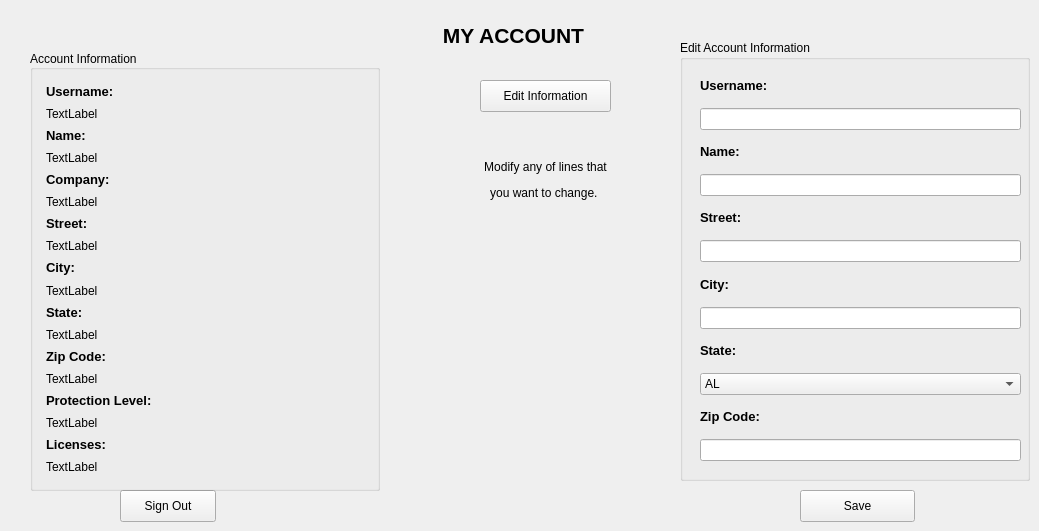
    <widget class="QWidget" name="AccountInfoTab">
     <attribute name="title">
      <string>Account Info</string>
     </attribute>
     <widget class="QPushButton" name="signOutButton">
      <property name="geometry">
       <rect>
        <x>120</x>
        <y>490</y>
        <width>96</width>
        <height>32</height>
       </rect>
      </property>
      <property name="text">
       <string>Sign Out</string>
      </property>
     </widget>
     <widget class="QGroupBox" name="customerInfoBox_2">
      <property name="enabled">
       <bool>true</bool>
      </property>
      <property name="geometry">
       <rect>
        <x>30</x>
        <y>50</y>
        <width>350</width>
        <height>441</height>
       </rect>
      </property>
      <property name="maximumSize">
       <size>
        <width>350</width>
        <height>16777215</height>
       </size>
      </property>
      <property name="title">
       <string>Account Information</string>
      </property>
      <property name="alignment">
       <set>Qt::AlignLeading|Qt::AlignLeft|Qt::AlignVCenter</set>
      </property>
      <property name="flat">
       <bool>false</bool>
      </property>
      <widget class="QWidget" name="layoutWidget">
       <property name="geometry">
        <rect>
         <x>16</x>
         <y>34</y>
         <width>311</width>
         <height>391</height>
        </rect>
       </property>
       <layout class="QGridLayout" name="gridLayout_2">
        <item row="0" column="0">
         <widget class="QLabel" name="label_13">
          <property name="text">
           <string>&lt;html&gt;&lt;head/&gt;&lt;body&gt;&lt;p&gt;&lt;span style=&quot; font-size:10pt; font-weight:600;&quot;&gt;Username:&lt;/span&gt;&lt;/p&gt;&lt;/body&gt;&lt;/html&gt;</string>
          </property>
         </widget>
        </item>
        <item row="1" column="0">
         <widget class="QLabel" name="usernameLabel">
          <property name="text">
           <string>TextLabel</string>
          </property>
         </widget>
        </item>
        <item row="3" column="0">
         <widget class="QLabel" name="nameLabel">
          <property name="text">
           <string>TextLabel</string>
          </property>
         </widget>
        </item>
        <item row="4" column="0">
         <widget class="QLabel" name="label_16">
          <property name="text">
           <string>&lt;html&gt;&lt;head/&gt;&lt;body&gt;&lt;p&gt;&lt;span style=&quot; font-size:10pt; font-weight:600;&quot;&gt;Company:&lt;/span&gt;&lt;/p&gt;&lt;/body&gt;&lt;/html&gt;</string>
          </property>
         </widget>
        </item>
        <item row="5" column="0">
         <widget class="QLabel" name="companyLabel">
          <property name="text">
           <string>TextLabel</string>
          </property>
         </widget>
        </item>
        <item row="2" column="0">
         <widget class="QLabel" name="label_15">
          <property name="maximumSize">
           <size>
            <width>16777215</width>
            <height>200</height>
           </size>
          </property>
          <property name="text">
           <string>&lt;html&gt;&lt;head/&gt;&lt;body&gt;&lt;p&gt;&lt;span style=&quot; font-size:10pt; font-weight:600;&quot;&gt;Name:&lt;/span&gt;&lt;/p&gt;&lt;/body&gt;&lt;/html&gt;</string>
          </property>
         </widget>
        </item>
        <item row="7" column="0">
         <widget class="QLabel" name="streetLabel">
          <property name="text">
           <string>TextLabel</string>
          </property>
         </widget>
        </item>
        <item row="9" column="0">
         <widget class="QLabel" name="cityLabel">
          <property name="text">
           <string>TextLabel</string>
          </property>
         </widget>
        </item>
        <item row="8" column="0">
         <widget class="QLabel" name="label_18">
          <property name="text">
           <string>&lt;html&gt;&lt;head/&gt;&lt;body&gt;&lt;p&gt;&lt;span style=&quot; font-size:10pt; font-weight:600;&quot;&gt;City:&lt;/span&gt;&lt;/p&gt;&lt;/body&gt;&lt;/html&gt;</string>
          </property>
         </widget>
        </item>
        <item row="6" column="0">
         <widget class="QLabel" name="label_17">
          <property name="text">
           <string>&lt;html&gt;&lt;head/&gt;&lt;body&gt;&lt;p&gt;&lt;span style=&quot; font-size:10pt; font-weight:600;&quot;&gt;Street:&lt;/span&gt;&lt;/p&gt;&lt;/body&gt;&lt;/html&gt;</string>
          </property>
         </widget>
        </item>
        <item row="11" column="0">
         <widget class="QLabel" name="stateLabel">
          <property name="text">
           <string>TextLabel</string>
          </property>
         </widget>
        </item>
        <item row="10" column="0">
         <widget class="QLabel" name="label_19">
          <property name="text">
           <string>&lt;html&gt;&lt;head/&gt;&lt;body&gt;&lt;p&gt;&lt;span style=&quot; font-size:10pt; font-weight:600;&quot;&gt;State:&lt;/span&gt;&lt;/p&gt;&lt;/body&gt;&lt;/html&gt;</string>
          </property>
         </widget>
        </item>
        <item row="12" column="0">
         <widget class="QLabel" name="label_20">
          <property name="text">
           <string>&lt;html&gt;&lt;head/&gt;&lt;body&gt;&lt;p&gt;&lt;span style=&quot; font-size:10pt; font-weight:600;&quot;&gt;Zip Code:&lt;/span&gt;&lt;/p&gt;&lt;/body&gt;&lt;/html&gt;</string>
          </property>
         </widget>
        </item>
        <item row="13" column="0">
         <widget class="QLabel" name="zipLabel">
          <property name="text">
           <string>TextLabel</string>
          </property>
         </widget>
        </item>
        <item row="17" column="0">
         <widget class="QLabel" name="licensesLabel">
          <property name="text">
           <string>TextLabel</string>
          </property>
         </widget>
        </item>
        <item row="15" column="0">
         <widget class="QLabel" name="productLabel">
          <property name="text">
           <string>TextLabel</string>
          </property>
         </widget>
        </item>
        <item row="14" column="0">
         <widget class="QLabel" name="label_21">
          <property name="text">
           <string>&lt;html&gt;&lt;head/&gt;&lt;body&gt;&lt;p&gt;&lt;span style=&quot; font-size:10pt; font-weight:600;&quot;&gt;Protection Level:&lt;/span&gt;&lt;/p&gt;&lt;/body&gt;&lt;/html&gt;</string>
          </property>
         </widget>
        </item>
        <item row="16" column="0">
         <widget class="QLabel" name="label_23">
          <property name="text">
           <string>&lt;html&gt;&lt;head/&gt;&lt;body&gt;&lt;p&gt;&lt;span style=&quot; font-size:10pt; font-weight:600;&quot;&gt;Licenses:&lt;/span&gt;&lt;/p&gt;&lt;/body&gt;&lt;/html&gt;</string>
          </property>
         </widget>
        </item>
       </layout>
      </widget>
     </widget>
     <widget class="QPushButton" name="EditInfo_B">
      <property name="geometry">
       <rect>
        <x>480</x>
        <y>80</y>
        <width>131</width>
        <height>32</height>
       </rect>
      </property>
      <property name="text">
       <string>Edit Information</string>
      </property>
     </widget>
     <widget class="QLabel" name="label_22">
      <property name="geometry">
       <rect>
        <x>433</x>
        <y>20</y>
        <width>161</width>
        <height>31</height>
       </rect>
      </property>
      <property name="maximumSize">
       <size>
        <width>16777215</width>
        <height>100</height>
       </size>
      </property>
      <property name="styleSheet">
       <string notr="true">font: 8pt &quot;Comic Sans MS&quot;;</string>
      </property>
      <property name="text">
       <string>&lt;html&gt;&lt;head/&gt;&lt;body&gt;&lt;p&gt;&lt;span style=&quot; font-size:16pt; font-weight:600;&quot;&gt;MY ACCOUNT&lt;/span&gt;&lt;/p&gt;&lt;/body&gt;&lt;/html&gt;</string>
      </property>
      <property name="alignment">
       <set>Qt::AlignCenter</set>
      </property>
     </widget>
     <widget class="QLabel" name="EditLabel">
      <property name="geometry">
       <rect>
        <x>450</x>
        <y>140</y>
        <width>191</width>
        <height>81</height>
       </rect>
      </property>
      <property name="text">
       <string>&lt;html&gt;&lt;head/&gt;&lt;body&gt;&lt;p align=&quot;center&quot;&gt;Modify any of lines that&lt;/p&gt;&lt;p align=&quot;center&quot;&gt; you want to change. &lt;/p&gt;&lt;/body&gt;&lt;/html&gt;</string>
      </property>
     </widget>
     <widget class="QPushButton" name="saveButton">
      <property name="geometry">
       <rect>
        <x>800</x>
        <y>490</y>
        <width>115</width>
        <height>32</height>
       </rect>
      </property>
      <property name="text">
       <string>Save</string>
      </property>
     </widget>
     <widget class="QGroupBox" name="EditAccountBox">
      <property name="geometry">
       <rect>
        <x>680</x>
        <y>40</y>
        <width>350</width>
        <height>441</height>
       </rect>
      </property>
      <property name="title">
       <string>Edit Account Information</string>
      </property>
      <widget class="QWidget" name="layoutWidget_2">
       <property name="geometry">
        <rect>
         <x>20</x>
         <y>30</y>
         <width>321</width>
         <height>391</height>
        </rect>
       </property>
       <layout class="QGridLayout" name="gridLayout_3">
        <item row="0" column="0">
         <widget class="QLabel" name="label_14">
          <property name="text">
           <string>&lt;html&gt;&lt;head/&gt;&lt;body&gt;&lt;p&gt;&lt;span style=&quot; font-size:10pt; font-weight:600;&quot;&gt;Username:&lt;/span&gt;&lt;/p&gt;&lt;/body&gt;&lt;/html&gt;</string>
          </property>
         </widget>
        </item>
        <item row="2" column="0">
         <widget class="QLabel" name="label_24">
          <property name="maximumSize">
           <size>
            <width>16777215</width>
            <height>200</height>
           </size>
          </property>
          <property name="text">
           <string>&lt;html&gt;&lt;head/&gt;&lt;body&gt;&lt;p&gt;&lt;span style=&quot; font-size:10pt; font-weight:600;&quot;&gt;Name:&lt;/span&gt;&lt;/p&gt;&lt;/body&gt;&lt;/html&gt;</string>
          </property>
         </widget>
        </item>
        <item row="1" column="0">
         <widget class="QLineEdit" name="usernameEdit"/>
        </item>
        <item row="4" column="0">
         <widget class="QLabel" name="label_25">
          <property name="text">
           <string>&lt;html&gt;&lt;head/&gt;&lt;body&gt;&lt;p&gt;&lt;span style=&quot; font-size:10pt; font-weight:600;&quot;&gt;Street:&lt;/span&gt;&lt;/p&gt;&lt;/body&gt;&lt;/html&gt;</string>
          </property>
         </widget>
        </item>
        <item row="7" column="0">
         <widget class="QLineEdit" name="cityEdit2"/>
        </item>
        <item row="5" column="0">
         <widget class="QLineEdit" name="streetEdit2"/>
        </item>
        <item row="6" column="0">
         <widget class="QLabel" name="label_26">
          <property name="text">
           <string>&lt;html&gt;&lt;head/&gt;&lt;body&gt;&lt;p&gt;&lt;span style=&quot; font-size:10pt; font-weight:600;&quot;&gt;City:&lt;/span&gt;&lt;/p&gt;&lt;/body&gt;&lt;/html&gt;</string>
          </property>
         </widget>
        </item>
        <item row="3" column="0">
         <widget class="QLineEdit" name="nameEdit2"/>
        </item>
        <item row="11" column="0">
         <widget class="QLineEdit" name="zipcodeEdit2"/>
        </item>
        <item row="8" column="0">
         <widget class="QLabel" name="label_27">
          <property name="text">
           <string>&lt;html&gt;&lt;head/&gt;&lt;body&gt;&lt;p&gt;&lt;span style=&quot; font-size:10pt; font-weight:600;&quot;&gt;State:&lt;/span&gt;&lt;/p&gt;&lt;/body&gt;&lt;/html&gt;</string>
          </property>
         </widget>
        </item>
        <item row="10" column="0">
         <widget class="QLabel" name="label_28">
          <property name="text">
           <string>&lt;html&gt;&lt;head/&gt;&lt;body&gt;&lt;p&gt;&lt;span style=&quot; font-size:10pt; font-weight:600;&quot;&gt;Zip Code:&lt;/span&gt;&lt;/p&gt;&lt;/body&gt;&lt;/html&gt;</string>
          </property>
         </widget>
        </item>
        <item row="9" column="0">
         <widget class="QComboBox" name="stateEdit_2">
          <item>
           <property name="text">
            <string>AL</string>
           </property>
          </item>
          <item>
           <property name="text">
            <string>AK</string>
           </property>
          </item>
          <item>
           <property name="text">
            <string>AZ</string>
           </property>
          </item>
          <item>
           <property name="text">
            <string>AR</string>
           </property>
          </item>
          <item>
           <property name="text">
            <string>CA</string>
           </property>
          </item>
          <item>
           <property name="text">
            <string>CO</string>
           </property>
          </item>
          <item>
           <property name="text">
            <string>CT</string>
           </property>
          </item>
          <item>
           <property name="text">
            <string>DE</string>
           </property>
          </item>
          <item>
           <property name="text">
            <string>FL</string>
           </property>
          </item>
          <item>
           <property name="text">
            <string>GA</string>
           </property>
          </item>
          <item>
           <property name="text">
            <string>HI</string>
           </property>
          </item>
          <item>
           <property name="text">
            <string>ID</string>
           </property>
          </item>
          <item>
           <property name="text">
            <string>IL</string>
           </property>
          </item>
          <item>
           <property name="text">
            <string>IN</string>
           </property>
          </item>
          <item>
           <property name="text">
            <string>IA</string>
           </property>
          </item>
          <item>
           <property name="text">
            <string>KS</string>
           </property>
          </item>
          <item>
           <property name="text">
            <string>KY</string>
           </property>
          </item>
          <item>
           <property name="text">
            <string>LA</string>
           </property>
          </item>
          <item>
           <property name="text">
            <string>ME</string>
           </property>
          </item>
          <item>
           <property name="text">
            <string>MD</string>
           </property>
          </item>
          <item>
           <property name="text">
            <string>MA</string>
           </property>
          </item>
          <item>
           <property name="text">
            <string>MI</string>
           </property>
          </item>
          <item>
           <property name="text">
            <string>MN</string>
           </property>
          </item>
          <item>
           <property name="text">
            <string>MS</string>
           </property>
          </item>
          <item>
           <property name="text">
            <string>MO</string>
           </property>
          </item>
          <item>
           <property name="text">
            <string>MT</string>
           </property>
          </item>
          <item>
           <property name="text">
            <string>NE</string>
           </property>
          </item>
          <item>
           <property name="text">
            <string>NV</string>
           </property>
          </item>
          <item>
           <property name="text">
            <string>NH</string>
           </property>
          </item>
          <item>
           <property name="text">
            <string>NJ</string>
           </property>
          </item>
          <item>
           <property name="text">
            <string>NM</string>
           </property>
          </item>
          <item>
           <property name="text">
            <string>NY</string>
           </property>
          </item>
          <item>
           <property name="text">
            <string>NC</string>
           </property>
          </item>
          <item>
           <property name="text">
            <string>ND</string>
           </property>
          </item>
          <item>
           <property name="text">
            <string>OH</string>
           </property>
          </item>
          <item>
           <property name="text">
            <string>OK</string>
           </property>
          </item>
          <item>
           <property name="text">
            <string>OR</string>
           </property>
          </item>
          <item>
           <property name="text">
            <string>PA</string>
           </property>
          </item>
          <item>
           <property name="text">
            <string>RI</string>
           </property>
          </item>
          <item>
           <property name="text">
            <string>SC</string>
           </property>
          </item>
          <item>
           <property name="text">
            <string>SD</string>
           </property>
          </item>
          <item>
           <property name="text">
            <string>TN</string>
           </property>
          </item>
          <item>
           <property name="text">
            <string>TX</string>
           </property>
          </item>
          <item>
           <property name="text">
            <string>UT</string>
           </property>
          </item>
          <item>
           <property name="text">
            <string>VT</string>
           </property>
          </item>
          <item>
           <property name="text">
            <string>VA</string>
           </property>
          </item>
          <item>
           <property name="text">
            <string>WA</string>
           </property>
          </item>
          <item>
           <property name="text">
            <string>WV</string>
           </property>
          </item>
          <item>
           <property name="text">
            <string>WI</string>
           </property>
          </item>
          <item>
           <property name="text">
            <string>WY</string>
           </property>
          </item>
         </widget>
        </item>
       </layout>
      </widget>
     </widget>
    </widget>
